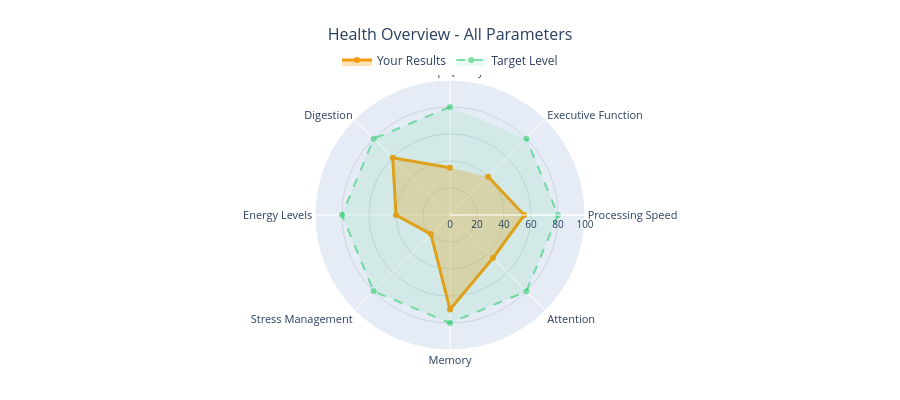

Notebook code cell kept with this figure:
### Markdown cell above
## 🕸️ 3. Health Overview Radar Chart

**Compact radar chart showing all health parameters at once**

### Code cell
def create_health_radar(assessment_data):
    """Create compact radar chart for health overview"""
    
    # Parameters for radar chart
    parameters = [
        'Sleep Quality', 'Digestion', 'Energy Levels', 'Stress Management',
        'Memory', 'Attention', 'Processing Speed', 'Executive Function'
    ]
    
    # Normalize scores (invert stress for better visualization)
    scores = [
        assessment_data['sleep_quality'],
        assessment_data['digestion_score'],
        assessment_data['energy_levels'],
        100 - assessment_data['stress_level'],  # Invert stress
        assessment_data['memory_score'],
        assessment_data['attention_score'],
        assessment_data['processing_speed'],
        assessment_data['executive_function']
    ]
    
    # Determine overall color based on average score
    avg_score = np.mean(scores)
    radar_color = get_risk_color(avg_score, 'physical')
    
    # Convert hex color to RGB for transparency
    def hex_to_rgba(hex_color, alpha=0.3):
        """Convert hex color to rgba format"""
        hex_color = hex_color.lstrip('#')
        r = int(hex_color[0:2], 16)
        g = int(hex_color[2:4], 16)
        b = int(hex_color[4:6], 16)
        return f'rgba({r},{g},{b},{alpha})'
    
    fig = go.Figure()
    
    # Add user's scores
    fig.add_trace(go.Scatterpolar(
        r=scores,
        theta=parameters,
        fill='toself',
        fillcolor=hex_to_rgba(radar_color, 0.3),  # Use proper rgba format
        line=dict(color=radar_color, width=3),
        marker=dict(size=6, color=radar_color),
        name='Your Results',
        hovertemplate='<b>%{theta}</b><br>Score: %{r}%<extra></extra>'
    ))
    
    # Add target/ideal line
    fig.add_trace(go.Scatterpolar(
        r=[80] * len(parameters),
        theta=parameters,
        fill='toself',
        fillcolor='rgba(46, 204, 113, 0.1)',
        line=dict(color='rgba(46, 204, 113, 0.6)', width=2, dash='dash'),
        name='Target Level',
        hovertemplate='Target: %{r}%<extra></extra>'
    ))
    
    fig.update_layout(
        polar=dict(
            radialaxis=dict(
                visible=True,
                range=[0, 100],
                tickfont=dict(size=10),
                gridcolor='rgba(0,0,0,0.1)'
            ),
            angularaxis=dict(
                tickfont=dict(size=11),
                rotation=90
            )
        ),
        title=dict(
            text="Health Overview - All Parameters",
            x=0.5,
            font=dict(size=16)
        ),
        height=400,
        showlegend=True,
        legend=dict(
            orientation="h",
            yanchor="bottom",
            y=1.02,
            xanchor="center",
            x=0.5
        ),
        margin=dict(l=50, r=50, t=80, b=50),
        paper_bgcolor='white'
    )
    
    return fig

# Create and display health radar
health_radar = create_health_radar(user_assessment)
health_radar.show()

print("🕸️ Health overview radar chart created!")

### Figure 1 — Plotly figure (JSON) as saved in the notebook; plotly's stock layout.template omitted (floating-point values rounded to 4 significant figures)
{"data": [{"fill": "toself", "fillcolor": "rgba(243,156,18,0.3)", "hovertemplate": "<b>%{theta}</b><br>Score: %{r}%<extra></extra>", "line": {"color": "#f39c12", "width": 3}, "marker": {"color": "#f39c12", "size": 6}, "name": "Your Results", "r": [35, 60, 40, 20, 70, 45, 55, 40], "theta": ["Sleep Quality", "Digestion", "Energy Levels", "Stress Management", "Memory", "Attention", "Processing Speed", "Executive Function"], "type": "scatterpolar"}, {"fill": "toself", "fillcolor": "rgba(46, 204, 113, 0.1)", "hovertemplate": "Target: %{r}%<extra></extra>", "line": {"color": "rgba(46, 204, 113, 0.6)", "dash": "dash", "width": 2}, "name": "Target Level", "r": [80, 80, 80, 80, 80, 80, 80, 80], "theta": ["Sleep Quality", "Digestion", "Energy Levels", "Stress Management", "Memory", "Attention", "Processing Speed", "Executive Function"], "type": "scatterpolar"}], "layout": {"height": 400, "legend": {"orientation": "h", "x": 0.5, "xanchor": "center", "y": 1.02, "yanchor": "bottom"}, "margin": {"b": 50, "l": 50, "r": 50, "t": 80}, "paper_bgcolor": "white", "polar": {"angularaxis": {"rotation": 90, "tickfont": {"size": 11}}, "radialaxis": {"gridcolor": "rgba(0,0,0,0.1)", "range": [0, 100], "tickfont": {"size": 10}, "visible": true}}, "showlegend": true, "title": {"font": {"size": 16}, "text": "Health Overview - All Parameters", "x": 0.5}}}
